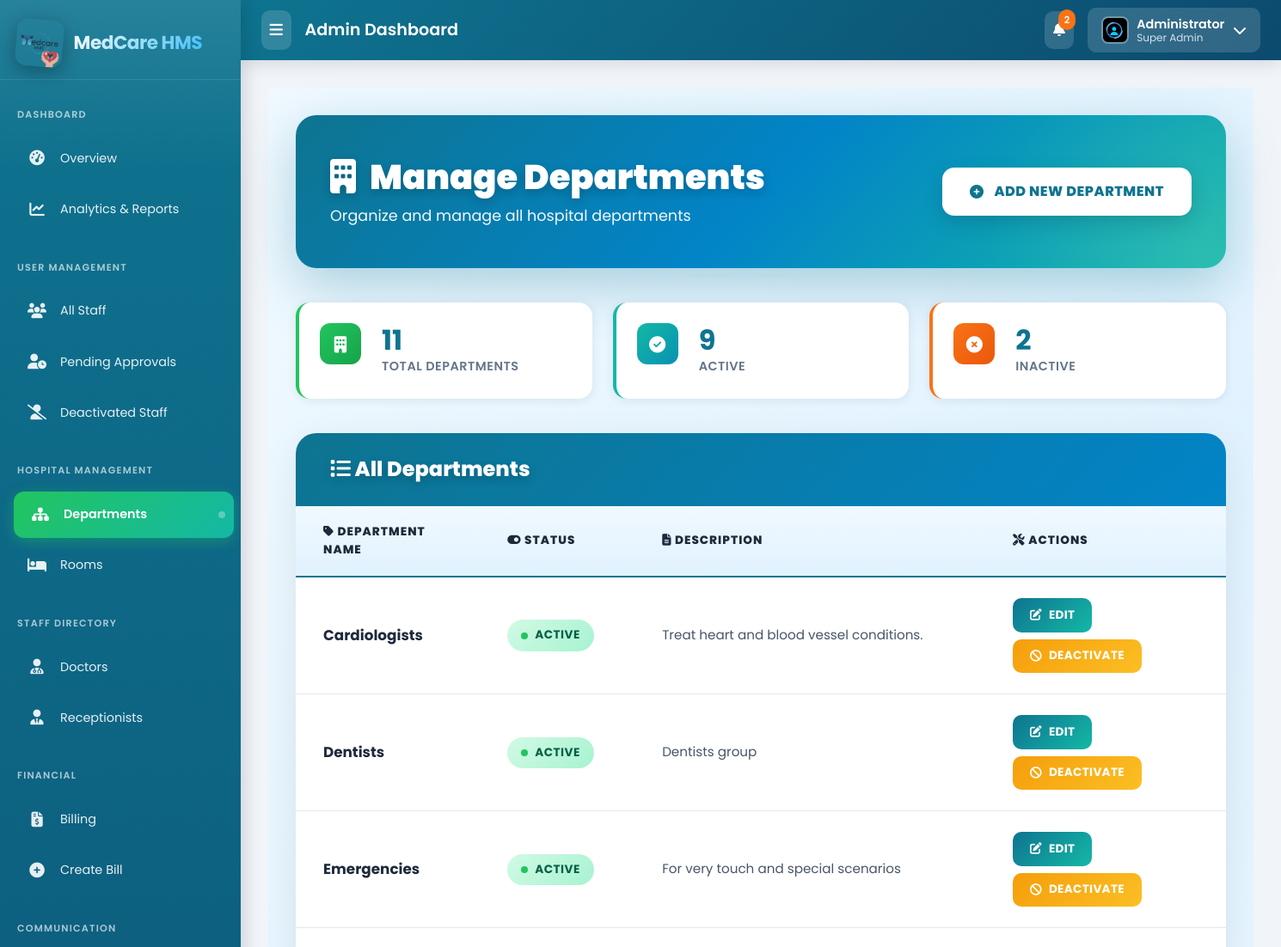
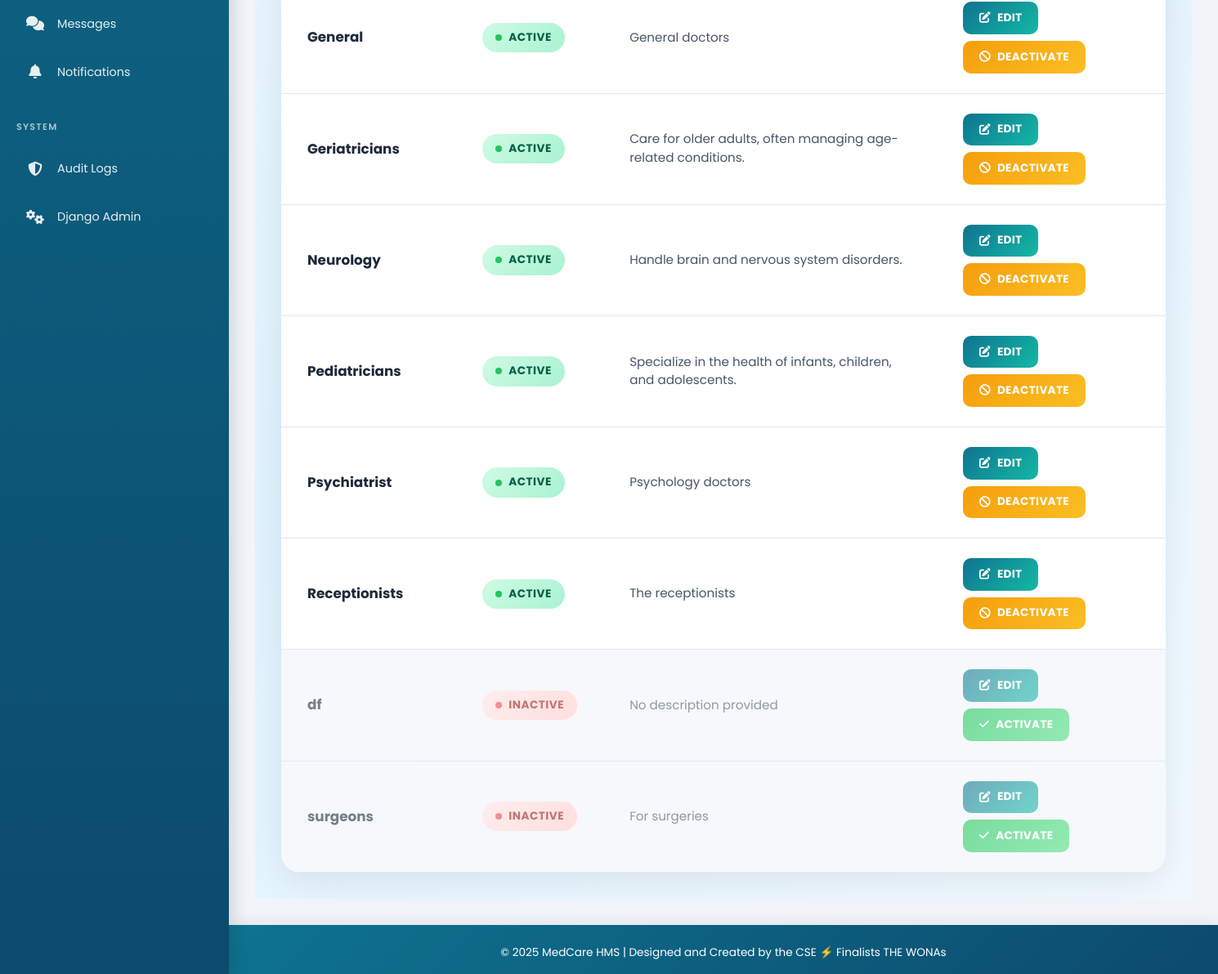
Screenshot of /management/departments/ (signed in) with the database file from the repository (2 pictures, top to bottom).
### management/models.py (models this page shows, shortened)
class Department(models.Model):
    name = models.CharField(max_length=100, unique=True, help_text="e.g., Cardiology, Orthopedics")
    description = models.TextField(blank=True, null=True)
    is_active = models.BooleanField(default=True)

### management/views.py (the view)
# urls.py: path('departments/', views.DepartmentListView.as_view(), name='department_list'),
@method_decorator(admin_required, name='dispatch')
class DepartmentListView(ListView):
    model = Department
    template_name = 'management/department_list.html'
    context_object_name = 'departments'
    queryset = Department.objects.all().order_by('-is_active', 'name')
    def get_context_data(self, **kwargs):
        context = super().get_context_data(**kwargs)
        departments = context['departments']
        context['total_count'] = departments.count()
        context['active_count'] = departments.filter(is_active=True).count()
        context['inactive_count'] = departments.filter(is_active=False).count()
        return context

### chat/context_processors.py (called while the page is built)
def unread_chat_messages(request):
    if request.user.is_authenticated:
        threads = request.user.chat_threads.all()
        total_unread = 0
        for thread in threads:
            total_unread += thread.get_unread_count_for_user(request.user)
        return {'unread_chat_messages_count': total_unread}
    return {'unread_chat_messages_count': 0}

### chat/models.py (called while the page is built)
    def get_unread_count_for_user(self, user):
        return self.messages.filter(is_read=False).exclude(sender=user).count()

### notifications/context_processors.py (called while the page is built)
def unread_notifications(request):
    if request.user.is_authenticated:
        count = Notification.objects.filter(recipient=request.user, is_read=False).count()
        return {'unread_notifications_count': count}
    return {}

### templates/management/department_list.html (shortened to what this page needs)
{% extends 'base_admin.html' %}
{% load static %}
{% block content %}
<div class="department-wrapper">
    <div class="page-header">
        <div class="header-content">
            <h1>
                <span class="header-icon">
                    <i class="fas fa-building"></i>
                </span>
                Manage Departments
            </h1>
            <p>Organize and manage all hospital departments</p>
        </div>
        <a href="{% url 'management:department_create' %}" class="btn-add" onclick="event.preventDefault(); openDepartmentFormModal('create');">
            <i class="fas fa-plus-circle"></i>
            Add New Department
        </a>
    </div>
    <div class="stats-container">
        <div class="stat-card teal">
            <div class="stat-icon">
                <i class="fas fa-building"></i>
            </div>
            <div class="stat-details">
                <div class="stat-value">{{ total_count }}</div>
                <div class="stat-label">Total Departments</div>
            </div>
        </div>
        <div class="stat-card green">
            <div class="stat-icon">
                <i class="fas fa-check-circle"></i>
            </div>
            <div class="stat-details">
                <div class="stat-value">{{ active_count }}</div>
                <div class="stat-label">Active</div>
            </div>
        </div>
        <div class="stat-card red">
            <div class="stat-icon">
                <i class="fas fa-times-circle"></i>
            </div>
            <div class="stat-details">
                <div class="stat-value">{{ inactive_count }}</div>
                <div class="stat-label">Inactive</div>
            </div>
        </div>
    </div>
    <div class="table-container">
        <div class="table-header">
            <h4><i class="fas fa-list"></i> All Departments</h4>
        </div>
        {% if departments %}
            <table class="department-table">
                <thead>
                    <tr>
                        <th><i class="fas fa-tag"></i> Department Name</th>
                        <th><i class="fas fa-toggle-on"></i> Status</th>
                        <th><i class="fas fa-file-alt"></i> Description</th>
                        <th><i class="fas fa-tools"></i> Actions</th>
                    </tr>
                </thead>
                <tbody>
                    {% for department in departments %}
                    <tr class="{% if not department.is_active %}inactive{% endif %}">
                        <td><strong>{{ department.name }}</strong></td>
                        <td>
                            {% if department.is_active %}
                                <span class="status-badge active">
                                    <span class="status-dot"></span>
                                    Active
                                </span>
                            {% else %}
                                <span class="status-badge inactive">
                                    <span class="status-dot"></span>
                                    Inactive
                                </span>
                            {% endif %}
                        </td>
                        <td>{{ department.description|default:"No description provided" }}</td>
                        <td>
                            <div class="action-buttons">
                                <button type="button"
                                        class="action-btn btn-edit"
                                        onclick="openDepartmentFormModal('edit', {{ department.pk }}, '{{ department.name|escapejs }}', '{{ department.description|default:''|escapejs }}')">
                                    <i class="fas fa-edit"></i>
                                    Edit
                                </button>
                                {% if department.is_active %}
                                    <button type="button"
                                            class="action-btn btn-deactivate"
                                            onclick="openToggleModal('{% url 'management:department_toggle_active' department.pk %}', '{{ department.name|escapejs }}', true)">
                                        <i class="fas fa-ban"></i>
                                        Deactivate
                                    </button>
                                {% else %}
                                    <button type="button"
                                            class="action-btn btn-activate"
                                            onclick="openToggleModal('{% url 'management:department_toggle_active' department.pk %}', '{{ department.name|escapejs }}', false)">
                                        <i class="fas fa-check"></i>
                                        Activate
                                    </button>
                                {% endif %}
                            </div>
                        </td>
                    </tr>
                    {% endfor %}
                </tbody>
            </table>
        {% endif %}
    </div>
</div>
{% endblock %}

### templates/base_admin.html (shortened to what this page needs)
{% load static %}
<!DOCTYPE html>
<html lang="en">
<head>
    <link href="https://cdn.jsdelivr.net/npm/bootstrap@5.3.0/dist/css/bootstrap.min.css" rel="stylesheet">
    <link rel="stylesheet" href="https://cdnjs.cloudflare.com/ajax/libs/font-awesome/6.4.0/css/all.min.css">
</head>
<body>
    <nav class="sidebar" id="adminSidebar">
        <div class="sidebar-brand">
            <img src="{% static 'images/logo.png' %}" alt="MedCare Logo">
            <span class="brand-text">MedCare HMS</span>
        </div>
        <div class="nav-section">
            <div class="nav-section-title">Dashboard</div>
            <a href="{% url 'accounts:admin_dashboard' %}" class="menu-link {% if request.resolver_match.url_name == 'admin_dashboard' %}active{% endif %}" data-tooltip="Overview">
                <span class="menu-icon"><i class="fas fa-tachometer-alt"></i></span>
                <span class="menu-text">Overview</span>
            </a>
            <a href="{% url 'reports:reports_dashboard' %}" class="menu-link {% if request.resolver_match.app_name == 'reports' %}active{% endif %}" data-tooltip="Analytics & Reports">
                <span class="menu-icon"><i class="fas fa-chart-line"></i></span>
                <span class="menu-text">Analytics & Reports</span>
            </a>
        </div>
        <div class="nav-section">
            <div class="nav-section-title">User Management</div>
            <a href="{% url 'accounts:staff_management_list' %}" class="menu-link" data-tooltip="All Staff">
                <span class="menu-icon"><i class="fas fa-users"></i></span>
                <span class="menu-text">All Staff</span>
            </a>
            <a href="{% url 'accounts:pending_staff_list' %}" class="menu-link" data-tooltip="Pending Approvals">
                <span class="menu-icon"><i class="fas fa-user-clock"></i></span>
                <span class="menu-text">Pending Approvals</span>
            </a>
            <a href="{% url 'accounts:deactivated_staff_list' %}" class="menu-link" data-tooltip="Deactivated Staff">
                <span class="menu-icon"><i class="fas fa-user-slash"></i></span>
                <span class="menu-text">Deactivated Staff</span>
            </a>
        </div>
        <div class="nav-section">
            <div class="nav-section-title">Hospital Management</div>
            <a href="{% url 'management:department_list' %}" class="menu-link" data-tooltip="Departments">
                <span class="menu-icon"><i class="fas fa-sitemap"></i></span>
                <span class="menu-text">Departments</span>
            </a>
            <a href="{% url 'management:room_list' %}" class="menu-link" data-tooltip="Rooms">
                <span class="menu-icon"><i class="fas fa-bed"></i></span>
                <span class="menu-text">Rooms</span>
            </a>
        </div>
        <div class="nav-section">
            <div class="nav-section-title">Staff Directory</div>
            <a href="{% url 'management:doctor_list' %}" class="menu-link" data-tooltip="Doctors">
                <span class="menu-icon"><i class="fas fa-user-md"></i></span>
                <span class="menu-text">Doctors</span>
            </a>
            <a href="{% url 'management:receptionist_list' %}" class="menu-link" data-tooltip="Receptionists">
                <span class="menu-icon"><i class="fas fa-user-tie"></i></span>
                <span class="menu-text">Receptionists</span>
            </a>
        </div>
        <div class="nav-section">
            <div class="nav-section-title">Financial</div>
            <a href="{% url 'billing:bill_list' %}" class="menu-link" data-tooltip="Billing">
                <span class="menu-icon"><i class="fas fa-file-invoice-dollar"></i></span>
                <span class="menu-text">Billing</span>
            </a>
            <a href="{% url 'billing:select_appointment' %}" class="menu-link" data-tooltip="Create Bill">
                <span class="menu-icon"><i class="fas fa-plus-circle"></i></span>
                <span class="menu-text">Create Bill</span>
            </a>
        </div>
        <div class="nav-section">
            <div class="nav-section-title">Communication</div>
            <a href="{% url 'chat:thread_list' %}" class="menu-link" data-tooltip="Messages">
                <span class="menu-icon"><i class="fas fa-comments"></i></span>
                <span class="menu-text">Messages</span>
            </a>
            <a href="{% url 'notifications:notification_list' %}" class="menu-link" data-tooltip="Notifications">
                <span class="menu-icon"><i class="fas fa-bell"></i></span>
                <span class="menu-text">Notifications</span>
            </a>
        </div>
        <div class="nav-section">
            <div class="nav-section-title">System</div>
            <a href="{% url 'audit:audit_feed' %}" class="menu-link {% if request.resolver_match.app_name == 'audit' %}active{% endif %}" data-tooltip="Audit Logs">
                <span class="menu-icon"><i class="fas fa-shield-halved"></i></span>
                <span class="menu-text">Audit Logs</span>
            </a>
            <a href="{% url 'admin:index' %}" class="menu-link" data-tooltip="Django Admin">
                <span class="menu-icon"><i class="fas fa-cogs"></i></span>
                <span class="menu-text">Django Admin</span>
            </a>
        </div>
    </nav>
    <div class="content-wrapper" id="adminContent">
        <div class="topbar">
            <div class="topbar-left">
                <button class="sidebar-toggle" id="sidebarToggle">
                    <i class="fas fa-bars"></i>
                </button>
                <h6 class="topbar-title mb-0">Admin Dashboard</h6>
            </div>
            <div class="topbar-right">
                <div class="notification-dropdown">
                    <button class="notification-btn" id="notificationToggle">
                        <i class="fas fa-bell"></i>
                        {% if unread_notifications_count > 0 %}
                        <span class="notification-badge" id="notificationBadge">{{ unread_notifications_count }}</span>
                        {% endif %}
                    </button>
                </div>
                <div class="user-dropdown">
                    <button class="user-toggle" id="userMenuToggle">
                        <img src="{% if user.profile.image %}{{ user.profile.image.url }}{% else %}{% static 'profile_pictures/default.jpeg' %}{% endif %}"
                             alt="User Avatar" class="user-avatar">
                        <div class="user-info">
                            <span class="user-name">{{ user.get_full_name|default:user.username }}</span>
                            <span class="user-role">{% if user.is_superuser %}Super Admin{% else %}Admin{% endif %}</span>
                        </div>
                        <i class="fas fa-chevron-down"></i>
                    </button>
                </div>
            </div>
        </div>
        <div class="main-content">
            {% block content %}{% endblock %}
        </div>
        <footer>
            <p class="mb-0">© 2025 MedCare HMS | Designed and Created by the CSE ⚡ Finalists THE WONAs</p>
        </footer>
    </div>
</body>
</html>

### templates/components/messages.html (style rules this page uses)
:root { --message-success: #10b981; --message-success-bg: #ecfdf5; --message-success-border: #a7f3d0; --message-success-text: #065f46; --message-error: #ef4444; --message-error-bg: #fef2f2; --message-error-border: #fecaca; --message-error-text: #991b1b; --message-warning: #f59e0b; --message-warning-bg: #fffbeb; --message-warning-border: #fed7aa; --message-warning-text: #92400e; --message-info: #3b82f6; --message-info-bg: #eff6ff; --message-info-border: #bfdbfe; --message-info-text: #1e40af; --message-slide-duration: 300ms; --message-fade-duration: 250ms; --message-scale-duration: 200ms; }

### rows the page displays
Department: name "Cardiologists", is_active True (drawn), description "Treat heart and blood vessel conditions."
Department: name "Dentists", is_active True (drawn), description "Dentists group"
Department: name "Emergencies", is_active True (drawn), description "For very touch and special scenarios"
Department: name "General", is_active True (drawn), description "General doctors"
Department: name "Geriatricians", is_active True (drawn), description "Care for older adults, often managing age-related conditions."
Department: name "Neurology", is_active True (drawn), description "Handle brain and nervous system disorders."
Department: name "Pediatricians", is_active True (drawn), description "Specialize in the health of infants, children, and adolescents."
Department: name "Psychiatrist", is_active True (drawn), description "Psychology doctors"
Department: name "Receptionists", is_active True (drawn), description "The receptionists"
Department: name "df", is_active False (drawn), description "No description provided"
Department: name "surgeons", is_active False (drawn), description "For surgeries"

### other values shown
{{ unread_notifications_count }} "2"
{{ user.get_full_name|default:user.username }} "Administrator"
{{ total_count }} "11"
{{ active_count }} "9"
{{ inactive_count }} "2"
